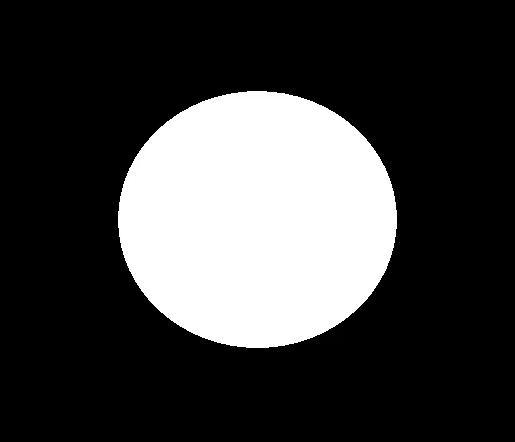
#> input picture img/pi.png, 515 x 442 px
$ python demo3.py
#> lines starting #> are read from the running program, lines starting #| are printed output that depends on the picture; after the words box and inside, x2 and y2 are one past the last pixel; in counts of white or black regions, pixels touching at a corner belong together
### chapter2/utils.py
import cv2
import numpy as np


def show_image(windows_name, image):
    cv2.imshow(windows_name, image)
    cv2.waitKey(0)
    cv2.destroyAllWindows()


def figure_splicing(images):
    res = np.hstack(images)
    return res

### chapter2/demo3.py
import cv2
import numpy as np

import utils

if __name__ == '__main__':
    img = cv2.imread('../img/pi.png', cv2.IMREAD_GRAYSCALE)
#> img: shape (442, 515); min 0, max 255, mean 63
    _, img = cv2.threshold(img, 127, 255, cv2.THRESH_BINARY)
#> img: shape (442, 515); 24.7% white; 1 white region, box (x1, y1, x2, y2) and area: (118, 91, 397, 348) 56244
    kernel = np.ones((5, 5), np.uint8)
    dilate = cv2.dilate(img, kernel, iterations=10)
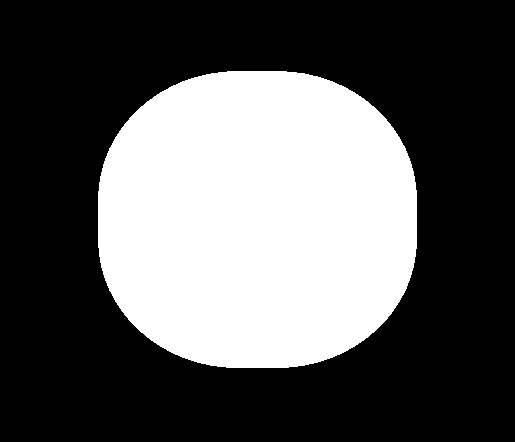
#> dilate: shape (442, 515); 34.8% white; 1 white region, box (x1, y1, x2, y2) and area: (98, 71, 417, 368) 79284
    res1 = utils.figure_splicing((img, dilate))
#> in figure_splicing, `res = np.hstack(images)`:
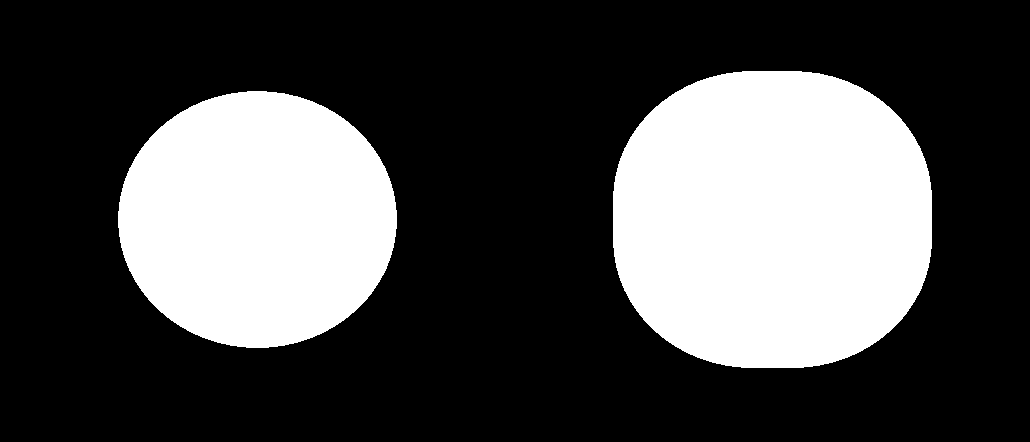
#> res: shape (442, 1030); 29.8% white; 2 white regions, box (x1, y1, x2, y2) and area: (613, 71, 932, 368) 79284, (118, 91, 397, 348) 56244
    utils.show_image(" ", res1)

    # 开运算
    j0 = img = cv2.imread('../img/fs.png')
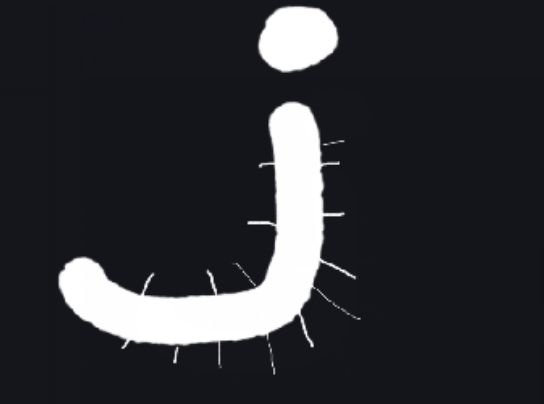
#> input picture img/fs.png, 544 x 404 px
#> j0 is the input picture: shape (404, 544, 3); mean B, G, R 53.2, 47, 47
    kernel1 = np.ones((3, 3), np.uint8)
    j1 = cv2.erode(j0, kernel1, iterations=10)
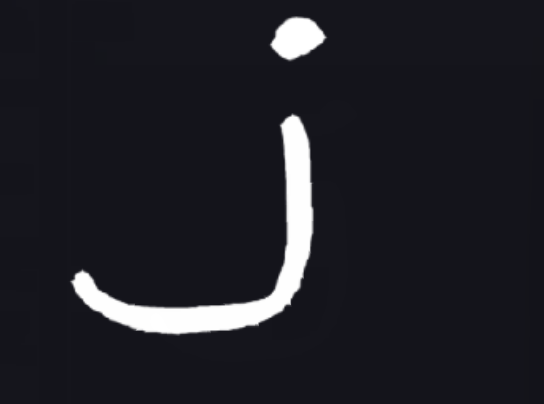
#> j1: shape (404, 544, 3); mean B, G, R 38.6, 32, 32
    j2 = cv2.dilate(j1, kernel1, iterations=10)
    res2 = utils.figure_splicing((j0, j1, j2))
#> in figure_splicing (call 2), `res = np.hstack(images)`:
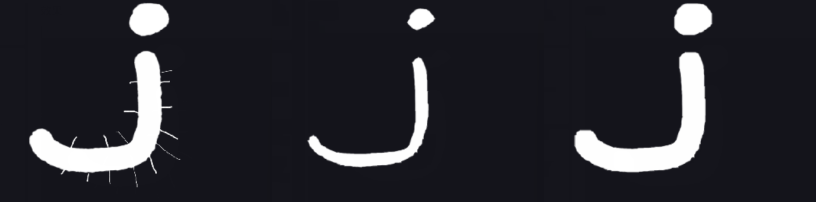
#> res: shape (404, 1632, 3) (shown at 1/2 size); mean of channels 0, 1, 2 48, 41.6, 41.6; drawn as B, G, R
    utils.show_image("process", res2)

    # 闭运算
    kernel2 = np.ones((3, 3), np.uint8)
    ji1 = cv2.dilate(j0, kernel2, iterations=10)
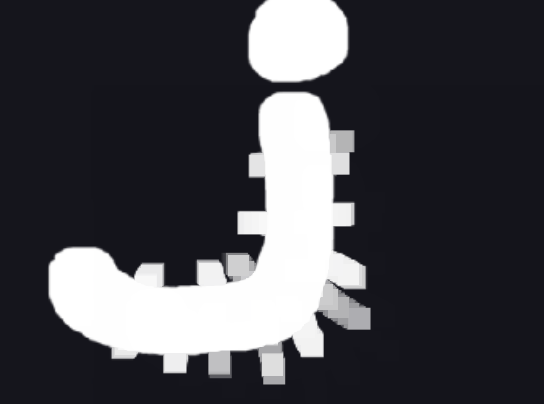
#> ji1: shape (404, 544, 3); mean B, G, R 76, 70.5, 70.5
    ji2 = cv2.erode(ji1, kernel2, iterations=10)
    res3 = utils.figure_splicing((j0, ji1, ji2))
#> in figure_splicing (call 3), `res = np.hstack(images)`:
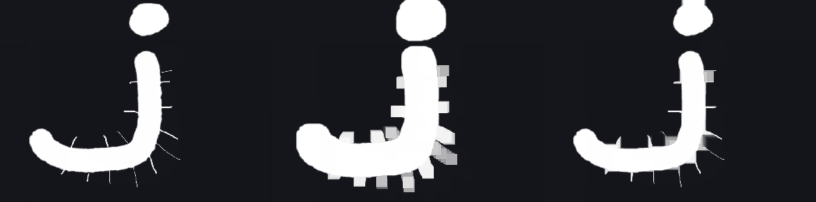
#> res: shape (404, 1632, 3) (shown at 1/2 size); mean of channels 0, 1, 2 61.5, 55.5, 55.5; drawn as B, G, R
    utils.show_image("process", res3)
